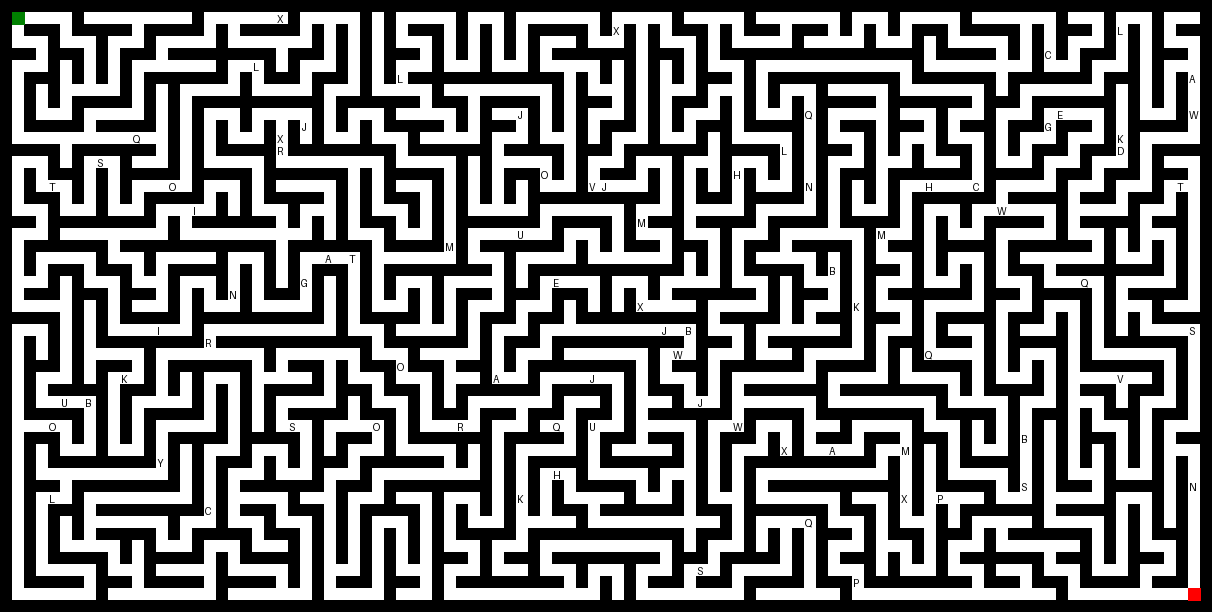
#> input picture puz/pieces/piece_00250.png, 1212 x 612 px
$ python maze.py pieces/piece_00250.png
#> lines starting #> are read from the running program, lines starting #| are printed output that depends on the picture; after the words box and inside, x2 and y2 are one past the last pixel; in counts of white or black regions, pixels touching at a corner belong together
#!/usr/bin/env python3
"""
Solve a black-wall, white-corridor maze using a tile grid (default 12×12),
then print the optimal route as a string of U/D/L/R moves.

Usage:
  python3 run.py path/to/maze.png [--tile 12] [--threshold 0.5]
                                  [--overlay out.png] [--verbose]

Assumptions:
  • Walls are pure black (#000000).
  • Start is green (#008000) and exit is red (#FF0000).
  • The path is found over tile centers (4-neighborhood BFS).
"""
import argparse
import sys
from collections import deque
from pathlib import Path
from typing import List, Tuple

import numpy as np
from PIL import Image, ImageDraw


# ----------------------------- helpers -----------------------------
def load_image(path: str):
    """Open image as RGB and return (PIL.Image, np.ndarray)."""
    try:
        img = Image.open(path).convert("RGB")
        return img, np.array(img)
    except Exception as e:
        raise SystemExit(f"Failed to open image: {e}")


def build_grid(arr: np.ndarray, tile: int, wall_frac: float):
    """
    Return: (cropped_arr, wall_grid, start_tile, end_tile, H, W)
      - cropped_arr: array cropped to a multiple of `tile`
      - wall_grid: boolean [rows, cols] where True = wall tile
      - start_tile, end_tile: (row, col) indices of start/end
      - H, W: cropped image height/width in pixels
    """
    h, w = arr.shape[:2]
    H = (h // tile) * tile
    W = (w // tile) * tile
    if H == 0 or W == 0:
        raise SystemExit("Image is smaller than one tile.")

    arr_c = arr[:H, :W]

    wall = (arr_c[:, :, 0] == 0) & (arr_c[:, :, 1] == 0) & (arr_c[:, :, 2] == 0)
    start_mask = (arr_c[:, :, 0] == 0) & (arr_c[:, :, 1] == 128) & (arr_c[:, :, 2] == 0)
    end_mask   = (arr_c[:, :, 0] == 255) & (arr_c[:, :, 1] == 0) & (arr_c[:, :, 2] == 0)

    rows, cols = H // tile, W // tile
    grid_wall = np.zeros((rows, cols), dtype=bool)
    for r in range(rows):
        y0 = r * tile
        for c in range(cols):
            x0 = c * tile
            block = wall[y0:y0 + tile, x0:x0 + tile]
            grid_wall[r, c] = (block.mean() >= wall_frac)

    if not start_mask.any() or not end_mask.any():
        raise SystemExit("Could not find green start and/or red end pixels.")

    sy, sx = np.argwhere(start_mask).mean(axis=0).astype(int)
    ty, tx = np.argwhere(end_mask).mean(axis=0).astype(int)

    start = (sy // tile, sx // tile)
    end   = (ty // tile, tx // tile)
    return arr_c, grid_wall, start, end, H, W


def bfs(grid_wall: np.ndarray, start: Tuple[int, int], end: Tuple[int, int]) -> List[Tuple[int, int]]:
    """Shortest path over tile centers using 4-neighborhood BFS."""
    rows, cols = grid_wall.shape
    prev = -np.ones((rows, cols, 2), dtype=int)
    q = deque([start])
    prev[start[0], start[1]] = (start[0], start[1])

    while q:
        r, c = q.popleft()
        if (r, c) == end:
            break
        for dr, dc in ((1, 0), (-1, 0), (0, 1), (0, -1)):
            nr, nc = r + dr, c + dc
            if 0 <= nr < rows and 0 <= nc < cols and not grid_wall[nr, nc] and prev[nr, nc, 0] == -1:
                prev[nr, nc] = (r, c)
                q.append((nr, nc))
    else:
        raise SystemExit("No path found on the tile grid.")

    path = []
    r, c = end
    while (r, c) != start:
        path.append((r, c))
        r, c = prev[r, c]
    path.append(start)
    path.reverse()
    return path


def path_to_moves(path: List[Tuple[int, int]]) -> str:
    """Convert tile path to U/D/L/R moves."""
    moves = []
    for (r1, c1), (r2, c2) in zip(path, path[1:]):
        dr, dc = r2 - r1, c2 - c1
        if dr == 1 and dc == 0:
            moves.append('D')
        elif dr == -1 and dc == 0:
            moves.append('U')
        elif dr == 0 and dc == 1:
            moves.append('R')
        elif dr == 0 and dc == -1:
            moves.append('L')
        else:
            raise RuntimeError(f"Non-orthogonal step: {(r1, c1)} -> {(r2, c2)}")
    return ''.join(moves)


# [11 lines left out: function save_overlay, not called in this run]


# ----------------------------- main -----------------------------
def main():
    ap = argparse.ArgumentParser(description="Solve a maze image and print U/D/L/R moves.")
    ap.add_argument("image", help="Path to maze image")
    ap.add_argument("--tile", type=int, default=12, help="Tile size in pixels (default 12)")
    ap.add_argument("--threshold", type=float, default=0.5,
                    help="Fraction of black pixels in a tile to call it a wall (default 0.5)")
    ap.add_argument("--overlay", type=str, default=None, help="Optional path to save red-path overlay")
    ap.add_argument("--verbose", action="store_true", help="Print diagnostics to stderr")
    args = ap.parse_args()

    _, arr = load_image(args.image)
#> in load_image, img is the input picture: PIL image 1212x612 RGB; mean R, G, B 123.2, 123.2, 123.1
    arr_c, wall_grid, start, end, H, W = build_grid(arr, args.tile, args.threshold)
#> in build_grid, `wall = (arr_c[:, :, 0] == 0) & (arr_c[:, :, 1] == 0) & (arr_c[:, :, 2]..`:
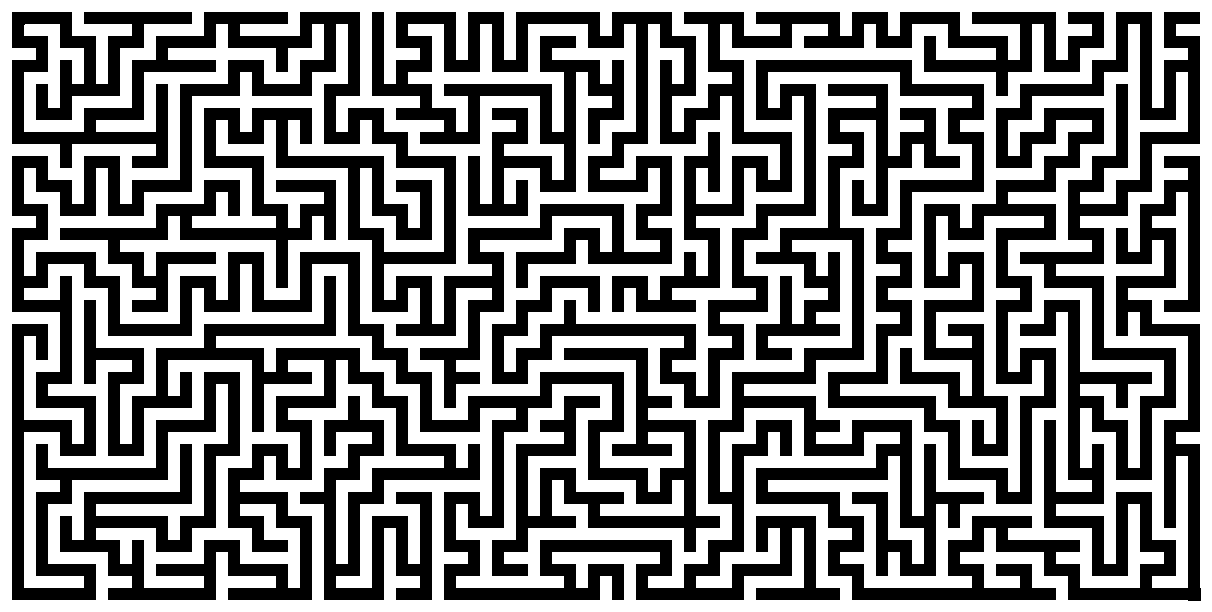
#> wall: shape (612, 1212) bool; 51.5% white; 1 black region, box (x1, y1, x2, y2) and area: (12, 12, 1201, 601) 359882
#> in build_grid, `start_mask = (arr_c[:, :, 0] == 0) & (arr_c[:, :, 1] == 128) & (arr_c[..`:
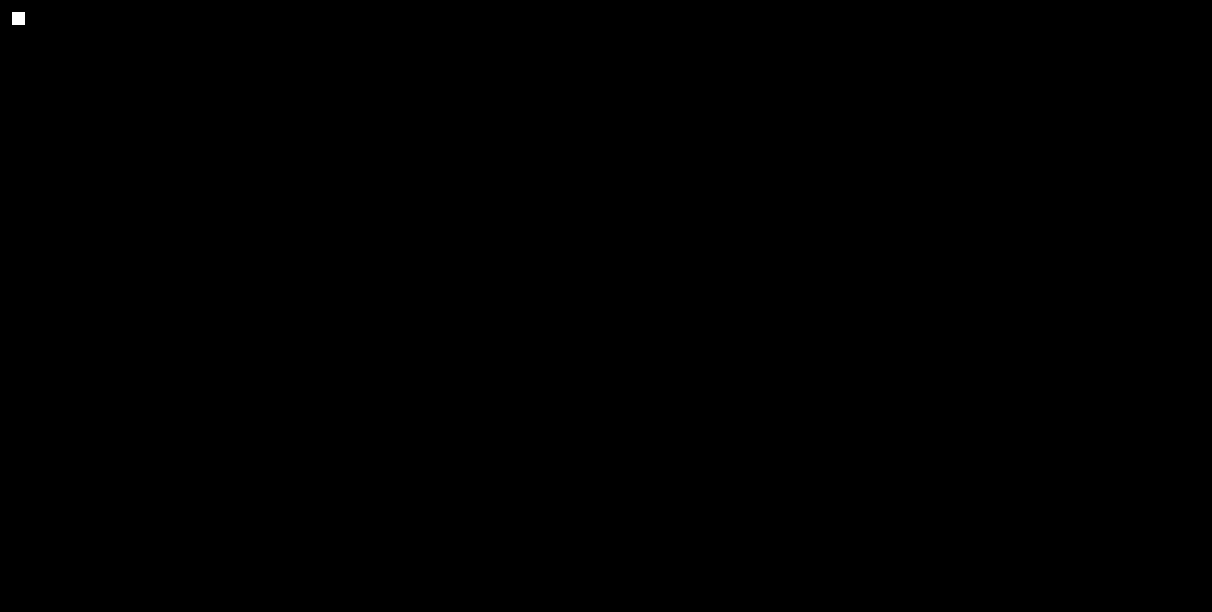
#> start_mask: shape (612, 1212) bool; 0.02% white; 1 white region, box (x1, y1, x2, y2) and area: (12, 12, 25, 25) 169
#> after the loop in build_grid, `for r in range(rows):`:
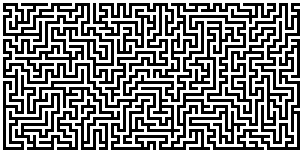
#> grid_wall: shape (51, 101) bool (shown 3 times larger); 51.5% white; black in thin lines or dots
#> in build_grid, `sy, sx = np.argwhere(start_mask).mean(axis=0).astype(int)`: sy = 18
#> in build_grid, `ty, tx = np.argwhere(end_mask).mean(axis=0).astype(int)`: ty = 594; tx = 1194
#> in build_grid, `start = (sy // tile, sx // tile)`: start = (1, 1)
#> in build_grid, `end   = (ty // tile, tx // tile)`: end = (49, 99)
#> start = (1, 1); end = (49, 99); H = 612; W = 1212

    if args.verbose:
        sys.stderr.write(f"[grid] {H // args.tile}x{W // args.tile} tiles | start={start} end={end}\n")

    path = bfs(wall_grid, start, end)
#> the loop in bfs, `while q:` made 1867 passes
#> (r, c) on passes 1 to 3: (1, 1), (2, 1), (1, 2)
#> in bfs, `r, c = end`: r = 49; c = 99
#> the loop in bfs, `while (r, c) != start:` made 402 passes
#> (r, c) on passes 1 to 3: (49, 98), (49, 97), (49, 96)
#> after the loop in bfs, `while (r, c) != start:`: path = 402 pairs, first value 1 to 49, second value 1 to 99
#> path = 403 pairs, first value 1 to 49, second value 1 to 99
    moves = path_to_moves(path)
#> the loop in path_to_moves, `for (r1, c1), (r2, c2) in zip(path, path[1:]):` made 402 passes
#> (r1, c1, r2, c2, dr, dc) on passes 1 to 3: (1, 1, 2, 1, 1, 0), (2, 1, 3, 1, 1, 0), (3, 1, 3, 2, 0, 1)
#> after the loop in path_to_moves, `for (r1, c1), (r2, c2) in zip(path, path[1:]):`: moves = 402 items, first 6: 'D', 'D', 'R', 'R', 'D', 'D'

    # Print only the moves string
    print(moves)
#> (printed output is left out)

    if args.overlay:
        save_overlay(arr_c, path, args.tile, Path(args.overlay))
        if args.verbose:
            sys.stderr.write(f"[overlay] saved to {args.overlay}\n")


if __name__ == "__main__":
    main()

$ run again, on puz/pieces/piece_00397.png
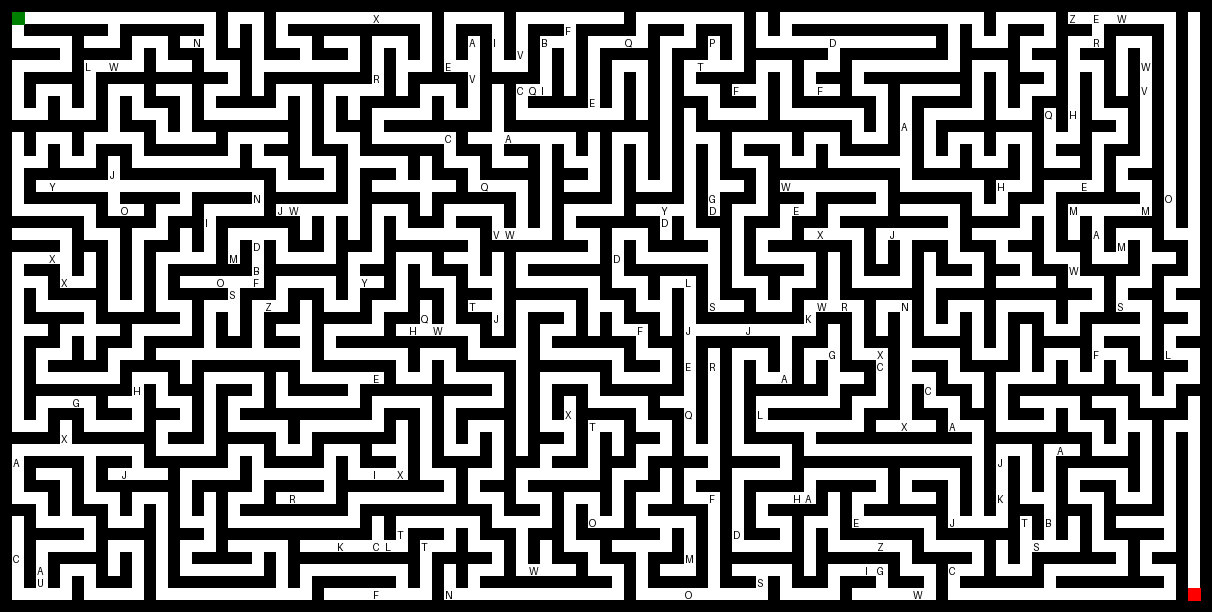
#> input picture puz/pieces/piece_00397.png, 1212 x 612 px
#> in load_image, img is the input picture: PIL image 1212x612 RGB; mean R, G, B 122.9, 122.8, 122.8
#> in build_grid, `wall = (arr_c[:, :, 0] == 0) & (arr_c[:, :, 1] == 0) & (arr_c[:, :, 2]..`:
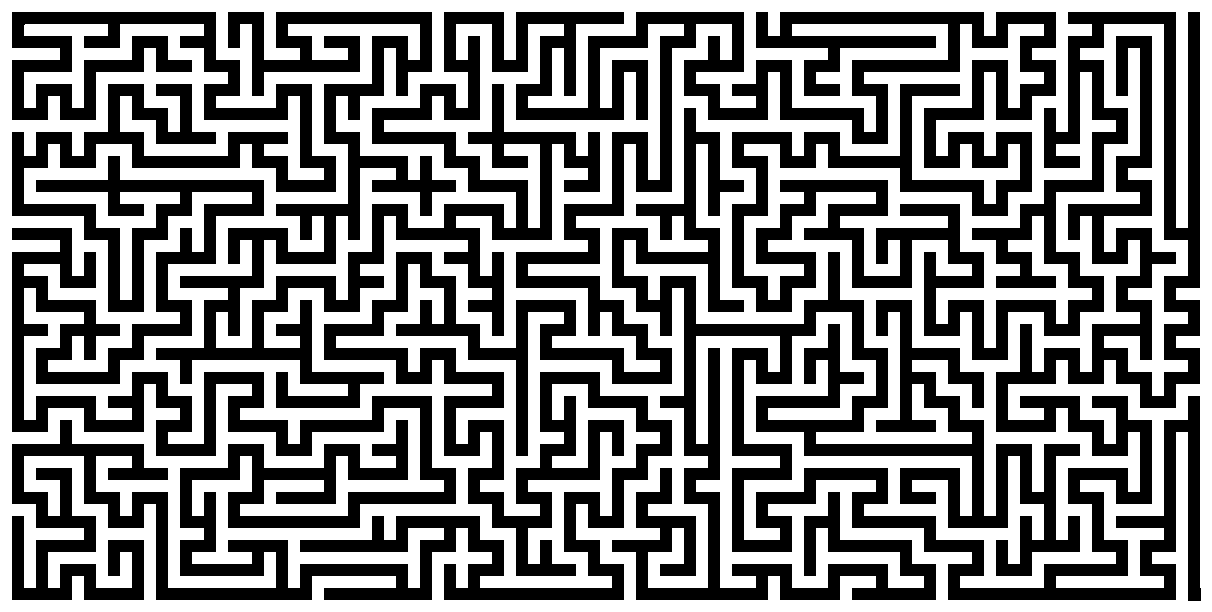
#> wall: shape (612, 1212) bool; 51.5% white; 1 black region, box (x1, y1, x2, y2) and area: (12, 12, 1201, 601) 359882
#> start_mask: shape (612, 1212) bool; 0.02% white; 1 white region, box (x1, y1, x2, y2) and area: (12, 12, 25, 25) 169
#> end_mask: shape (612, 1212) bool; 0.02% white; 1 white region, box (x1, y1, x2, y2) and area: (1188, 588, 1201, 601) 169
#> after the loop in build_grid, `for r in range(rows):`:
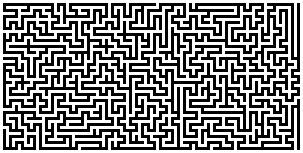
#> grid_wall: shape (51, 101) bool (shown 3 times larger); 51.5% white; black in thin lines or dots
#> sy = 18
#> ty = 594; tx = 1194
#> in build_grid, `start = (sy // tile, sx // tile)`: start = (1, 1)
#> in build_grid, `end   = (ty // tile, tx // tile)`: end = (49, 99)
#> in main, `arr_c, wall_grid, start, end, H, W = build_grid(arr, args.tile, args.t..`: start = (1, 1); end = (49, 99); H = 612; W = 1212
#> the loop in bfs, `while q:` made 2088 passes
#> (r, c) on passes 1 to 3: (1, 1), (2, 1), (1, 2)
#> in bfs, `r, c = end`: r = 49; c = 99
#> the loop in bfs, `while (r, c) != start:` made 1126 passes
#> (r, c) on passes 1 to 3: (48, 99), (47, 99), (46, 99)
#> after the loop in bfs, `while (r, c) != start:`: path = 1126 pairs, first value 1 to 49, second value 1 to 99
#> in main, `path = bfs(wall_grid, start, end)`: path = 1127 pairs, first value 1 to 49, second value 1 to 99
#> the loop in path_to_moves, `for (r1, c1), (r2, c2) in zip(path, path[1:]):` made 1126 passes
#> (r1, c1, r2, c2, dr, dc) on passes 1 to 3: (1, 1, 1, 2, 0, 1), (1, 2, 1, 3, 0, 1), (1, 3, 1, 4, 0, 1)
#> after the loop in path_to_moves, `for (r1, c1), (r2, c2) in zip(path, path[1:]):`: moves = 1126 items, first 6: 'R', 'R', 'R', 'R', 'R', 'R'
#> (printed output is left out)

$ run again, on puz/pieces/piece_00502.png
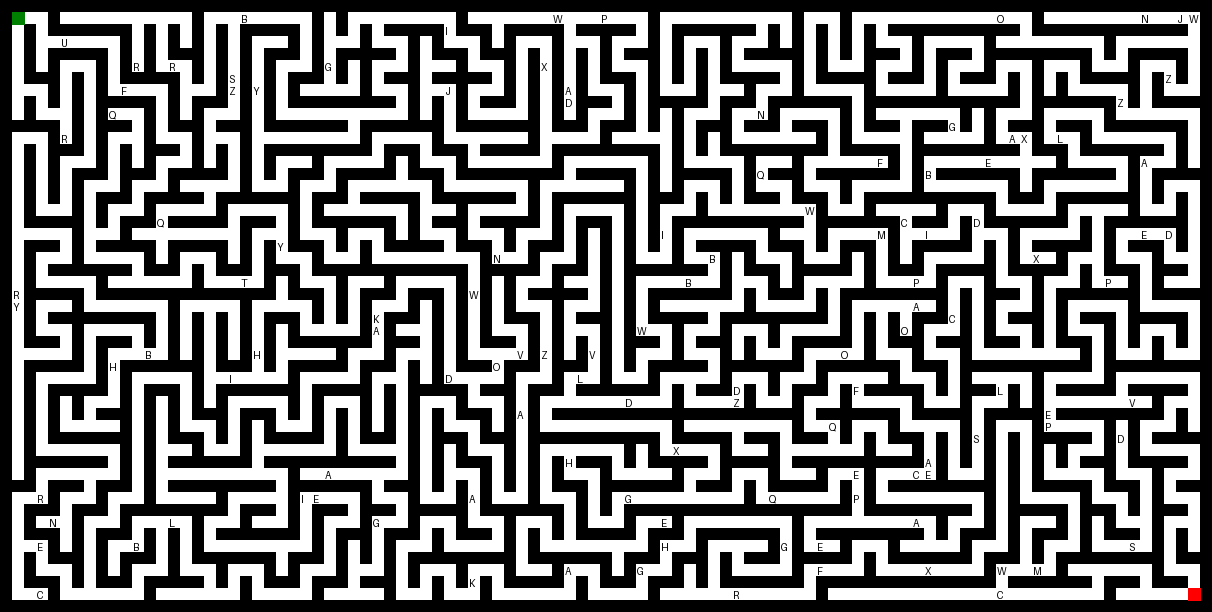
#> input picture puz/pieces/piece_00502.png, 1212 x 612 px
#> in load_image, img is the input picture: PIL image 1212x612 RGB; mean R, G, B 123, 123, 122.9
#> in build_grid, `wall = (arr_c[:, :, 0] == 0) & (arr_c[:, :, 1] == 0) & (arr_c[:, :, 2]..`:
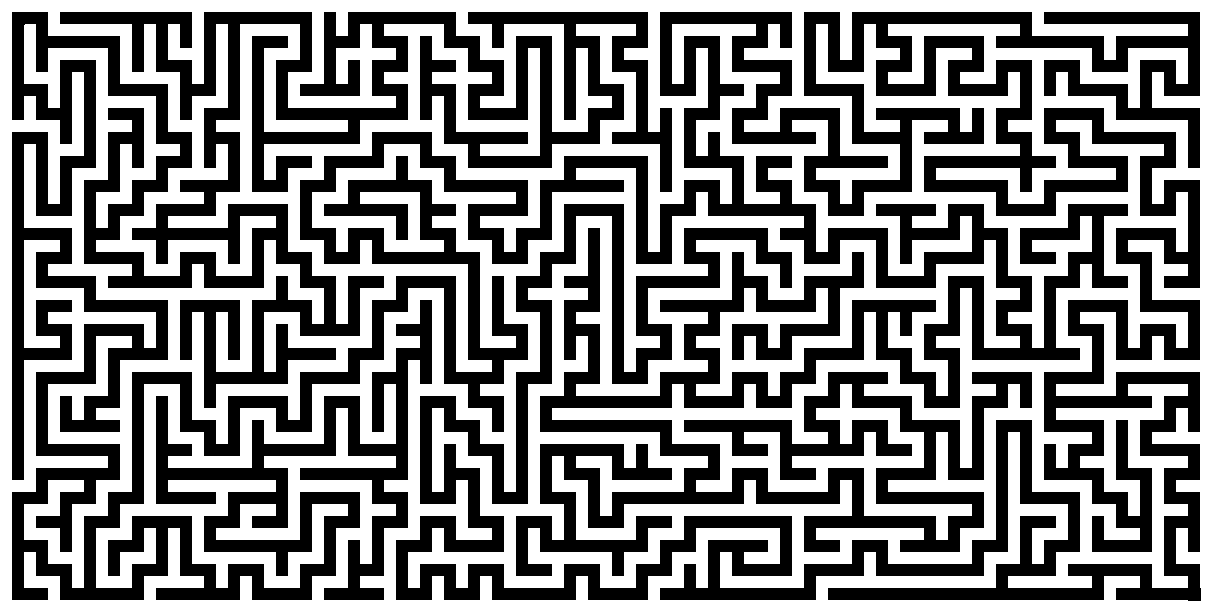
#> wall: shape (612, 1212) bool; 51.5% white; 1 black region, box (x1, y1, x2, y2) and area: (12, 12, 1201, 601) 359882
#> start_mask: shape (612, 1212) bool; 0.02% white; 1 white region, box (x1, y1, x2, y2) and area: (12, 12, 25, 25) 169
#> end_mask: shape (612, 1212) bool; 0.02% white; 1 white region, box (x1, y1, x2, y2) and area: (1188, 588, 1201, 601) 169
#> after the loop in build_grid, `for r in range(rows):`:
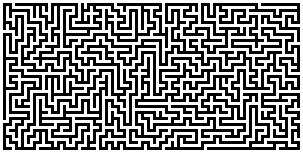
#> grid_wall: shape (51, 101) bool (shown 3 times larger); 51.5% white; black in thin lines or dots
#> sy = 18
#> ty = 594; tx = 1194
#> in build_grid, `start = (sy // tile, sx // tile)`: start = (1, 1)
#> in build_grid, `end   = (ty // tile, tx // tile)`: end = (49, 99)
#> in main, `arr_c, wall_grid, start, end, H, W = build_grid(arr, args.tile, args.t..`: start = (1, 1); end = (49, 99); H = 612; W = 1212
#> the loop in bfs, `while q:` made 2169 passes
#> (r, c) on passes 1 to 3: (1, 1), (2, 1), (1, 2)
#> in bfs, `r, c = end`: r = 49; c = 99
#> the loop in bfs, `while (r, c) != start:` made 686 passes
#> (r, c) on passes 1 to 3: (48, 99), (47, 99), (47, 98)
#> after the loop in bfs, `while (r, c) != start:`: path = 686 pairs, first value 1 to 49, second value 1 to 99
#> in main, `path = bfs(wall_grid, start, end)`: path = 687 pairs, first value 1 to 49, second value 1 to 99
#> the loop in path_to_moves, `for (r1, c1), (r2, c2) in zip(path, path[1:]):` made 686 passes
#> (r1, c1, r2, c2, dr, dc) on passes 1 to 3: (1, 1, 2, 1, 1, 0), (2, 1, 3, 1, 1, 0), (3, 1, 4, 1, 1, 0)
#> after the loop in path_to_moves, `for (r1, c1), (r2, c2) in zip(path, path[1:]):`: moves = 686 items, first 6: 'D', 'D', 'D', 'D', 'D', 'D'
#> (printed output is left out)
